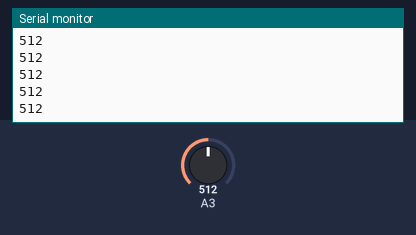
This sketch was run on a simulated Arduino Uno, built with avr-gcc and run on an emulated ATmega328P. On the bench: the last lines printed to the serial monitor. Inputs (shaded band) come from the test bench; at power-on: A3 = 512.

Above: at 1.2 s.
1.3 s: A3 set to 716
At 1.32 s:
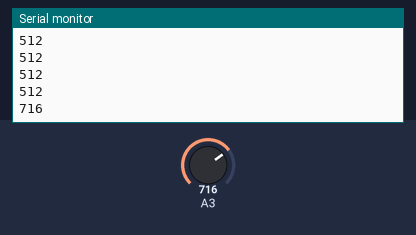
2.8 s: A3 set to 900
At 2.83 s:
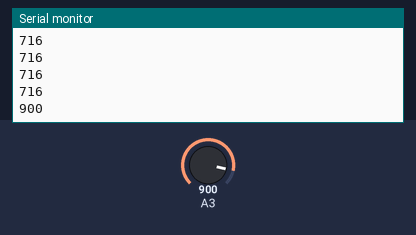
Timing chart, 0 to 5.8 s (numbered marks = the images above; inputs shaded):
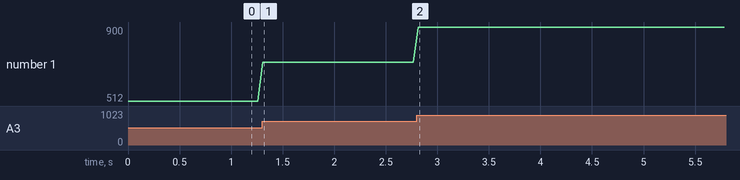

Measured:
- after the input at 1.3 s, the serial monitor: prints a new line at once (image 1)
- after the input at 2.8 s, the serial monitor: prints a new line at once (image 2)
- plotted number 1: 512 → 716 after the input at 1.3 s, 716 → 900 after the input at 2.8 s

The sketch:

potentiometerInput.ino
```cpp
void setup() {
  Serial.begin(9600);
}

void loop() {
  int potValue = analogRead(A3);  // Read from A3
     Serial.println(potValue);         // Send the value as text
     delay(50);
   }
```
